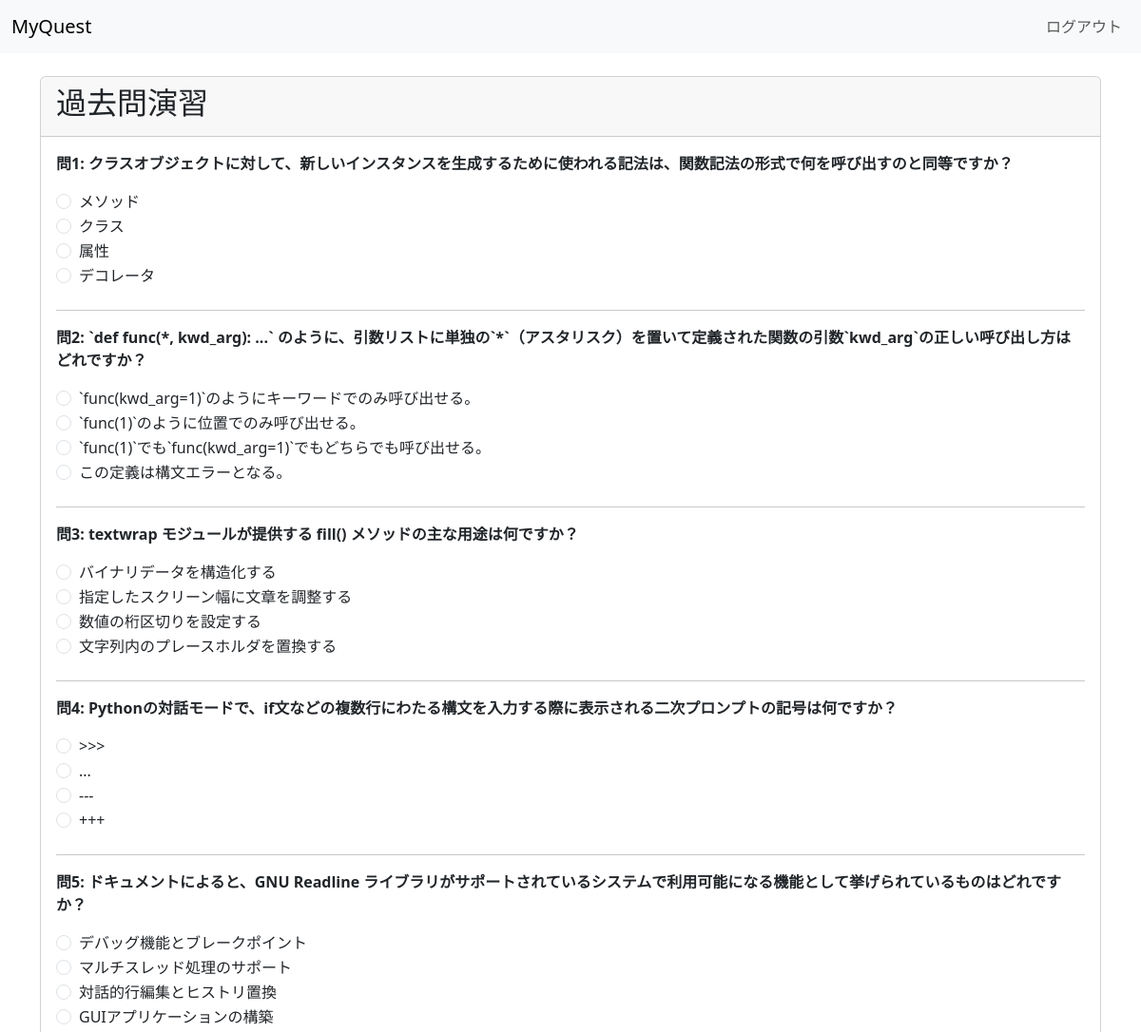
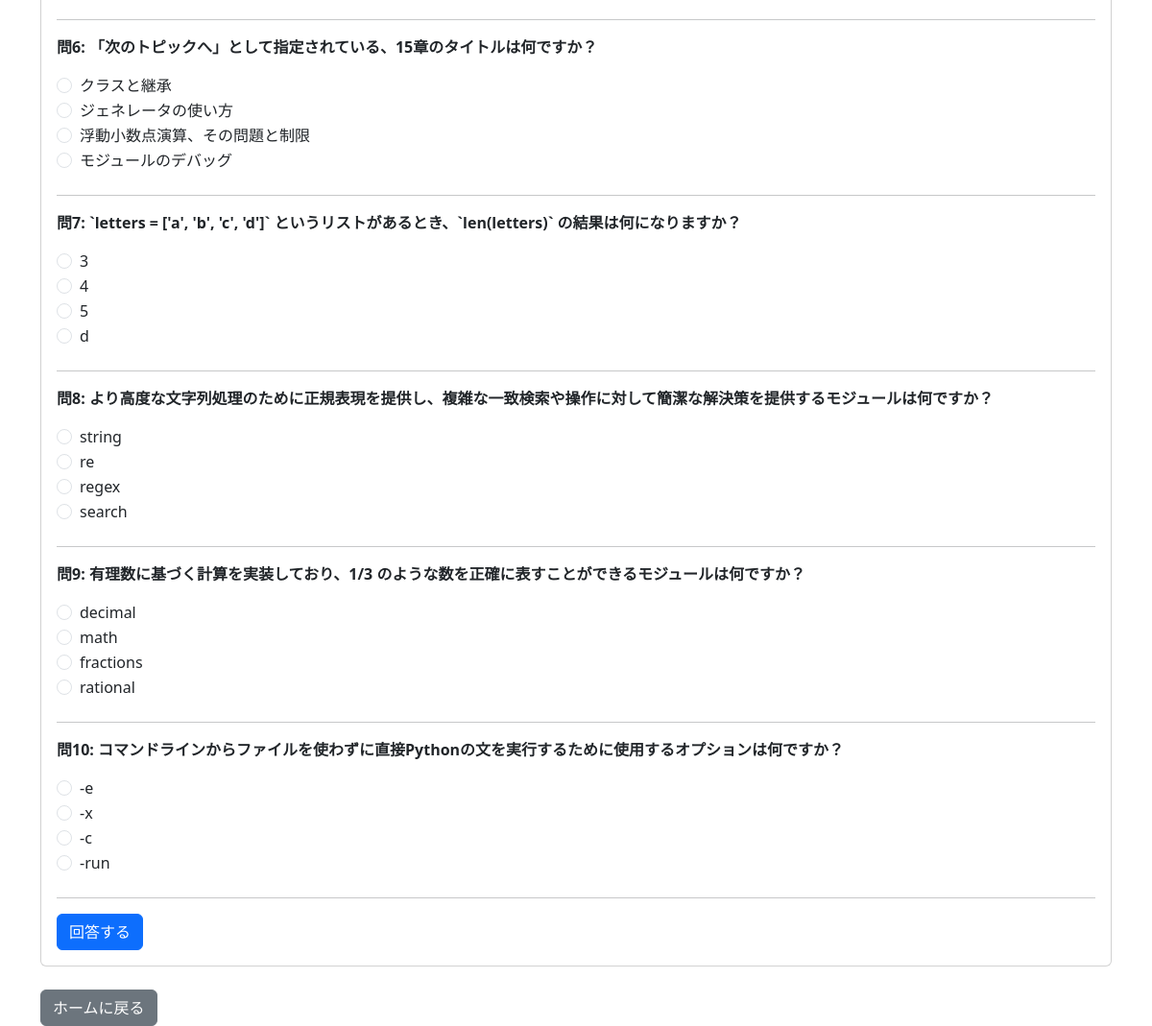
Screenshot of /practice (signed in) with the database file from the repository (2 pictures, top to bottom).
### model.py (models this page shows)
class Question(db.Model):
    __tablename__ = "questions"
    id = db.Column(db.Integer, primary_key=True)
    question = db.Column(db.String(300), nullable=False)
    choice1 = db.Column(db.String(200))
    choice2 = db.Column(db.String(200))
    choice3 = db.Column(db.String(200))
    choice4 = db.Column(db.String(200))
    correct = db.Column(db.Integer)
    category = db.Column(db.String(50)) # section / practiceなど
    results = db.relationship('QuizResult', backref='question', lazy=True) # Add relationship

### app.py (the view, shortened to what this page needs)
@app.route("/practice", methods=["GET", "POST"])
def practice():
    if "user" not in session:
        return redirect("/")
    try:
        num_questions = int(request.args.get('num', 10))
    except (ValueError, TypeError):
        num_questions = 10
    all_questions = Question.query.all()
    if not all_questions:
        return render_template("practice.html", questions=[]) # 空のリストを渡す
    num_to_sample = min(len(all_questions), num_questions)
    q_list = random.sample(all_questions, num_to_sample)
    return render_template("practice.html", questions=q_list)

### templates/practice.html (shortened to what this page needs)
<!DOCTYPE html>
<html>
<head>
    <link href="https://cdn.jsdelivr.net/npm/bootstrap@5.3.0-alpha1/dist/css/bootstrap.min.css" rel="stylesheet">
</head>
<body>
    <nav class="navbar navbar-expand-lg navbar-light bg-light">
        <div class="container-fluid">
            <a class="navbar-brand" href="#">MyQuest</a>
            <div class="collapse navbar-collapse" id="navbarNav">
                <ul class="navbar-nav ms-auto">
                    <li class="nav-item">
                        <a class="nav-link" href="/logout">ログアウト</a>
                    </li>
                </ul>
            </div>
        </div>
    </nav>
    <div class="container mt-4">
        <div class="card">
            <div class="card-header">
                <h2>過去問演習</h2>
            </div>
            <div class="card-body">
                {% if results %}
                    <h3>テスト結果</h3>
                    <div class="alert alert-info">
                        <h4>正解数: {{ score }} / {{ total }} 問</h4>
                        <h4>正解率: {{ percentage }}%</h4>
                    </div>
                    <p>お疲れ様でした！結果は以下の通りです。</p>
                    <hr>
                    {% for res in results %}
                    <div class="mb-4 p-3 {% if res.is_correct %}result-correct{% else %}result-incorrect{% endif %}">
                        <p class="card-text fw-bold">問{{ loop.index }}: {{ res.question.question }}</p>
                        <p>あなたの回答:
                            <span class="{% if not res.is_correct %}user-answer-incorrect{% endif %}">
                                {{ res.user_choice_text }}
                            </span>
                        </p>
                        {% if not res.is_correct %}
                            <p>正解: <span class="correct-answer-text">{{ res.correct_choice_text }}</span></p>
                        {% endif %}
                    </div>
                    {% endfor %}
                {% else %}
                    <form action="{{ url_for('practice') }}" method="post">
                        {% for q_obj in questions %}
                        <div class="mb-4">
                            <p class="card-text fw-bold">問{{ loop.index }}: {{ q_obj.question }}</p>
                            <div class="form-check">
                                <input type="radio" class="form-check-input" name="answer_{{ q_obj.id }}" value="1" id="q{{ q_obj.id }}-choice1" required>
                                <label class="form-check-label" for="q{{ q_obj.id }}-choice1">{{ q_obj.choice1 }}</label>
                            </div>
                            <div class="form-check">
                                <input type="radio" class="form-check-input" name="answer_{{ q_obj.id }}" value="2" id="q{{ q_obj.id }}-choice2">
                                <label class="form-check-label" for="q{{ q_obj.id }}-choice2">{{ q_obj.choice2 }}</label>
                            </div>
                            <div class="form-check">
                                <input type="radio" class="form-check-input" name="answer_{{ q_obj.id }}" value="3" id="q{{ q_obj.id }}-choice3">
                                <label class="form-check-label" for="q{{ q_obj.id }}-choice3">{{ q_obj.choice3 }}</label>
                            </div>
                            <div class="form-check">
                                <input type="radio" class="form-check-input" name="answer_{{ q_obj.id }}" value="4" id="q{{ q_obj.id }}-choice4">
                                <label class="form-check-label" for="q{{ q_obj.id }}-choice4">{{ q_obj.choice4 }}</label>
                            </div>
                        </div>
                        <hr>
                        {% endfor %}
                        <button type="submit" class="btn btn-primary">回答する</button>
                    </form>
                {% endif %}
            </div>
        </div>
        <div class="mt-4">
            {% if results %}
                <a href="{{ url_for('practice') }}" class="btn btn-primary">もう一度挑戦する</a>
                <a href="/home" class="btn btn-secondary">ホームに戻る</a>
            {% else %}
                <a href="/home" class="btn btn-secondary">ホームに戻る</a>
            {% endif %}
        </div>
    </div>
</body>
</html>

### rows the page displays
Question: question "クラスオブジェクトに対して、新しいインスタンスを生成するために使われる記法は、関数記法の形式で何を呼び出すのと同等ですか？", choice1 "メソッド", choice2 "クラス", choice3 "属性", choice4 "デコレータ"
Question: question "`def func(*, kwd_arg): ...` のように、引数リストに単独の`*`（アスタリスク）を置いて定義された関数の引数`kwd_arg`の正しい呼び出し方はどれですか？", choice1 "`func(kwd_arg=1)`のようにキーワードでのみ呼び出せる。", choice2 "`func(1)`のように位置でのみ呼び出せる。", choice3 "`func(1)`でも`func(kwd_arg=1)`でもどちらでも呼び出せる。", choice4 "この定義は構文エラーとなる。"
Question: question "textwrap モジュールが提供する fill() メソッドの主な用途は何ですか？", choice1 "バイナリデータを構造化する", choice2 "指定したスクリーン幅に文章を調整する", choice3 "数値の桁区切りを設定する", choice4 "文字列内のプレースホルダを置換する"
Question: question "Pythonの対話モードで、if文などの複数行にわたる構文を入力する際に表示される二次プロンプトの記号は何ですか？", choice1 ">>>", choice2 "...", choice3 "---", choice4 "+++"
Question: question "ドキュメントによると、GNU Readline ライブラリがサポートされているシステムで利用可能になる機能として挙げられているものはどれですか？", choice1 "デバッグ機能とブレークポイント", choice2 "マルチスレッド処理のサポート", choice3 "対話的行編集とヒストリ置換", choice4 "GUIアプリケーションの構築"
Question: question "「次のトピックへ」として指定されている、15章のタイトルは何ですか？", choice1 "クラスと継承", choice2 "ジェネレータの使い方", choice3 "浮動小数点演算、その問題と制限", choice4 "モジュールのデバッグ"
Question: question "`letters = ['a', 'b', 'c', 'd']` というリストがあるとき、`len(letters)` の結果は何になりますか？", choice1 "3", choice2 "4", choice3 "5", choice4 "d"
Question: question "より高度な文字列処理のために正規表現を提供し、複雑な一致検索や操作に対して簡潔な解決策を提供するモジュールは何ですか？", choice1 "string", choice2 "re", choice3 "regex", choice4 "search"
Question: question "有理数に基づく計算を実装しており、1/3 のような数を正確に表すことができるモジュールは何ですか？", choice1 "decimal", choice2 "math", choice3 "fractions", choice4 "rational"
Question: question "コマンドラインからファイルを使わずに直接Pythonの文を実行するために使用するオプションは何ですか？", choice1 "-e", choice2 "-x", choice3 "-c", choice4 "-run"
